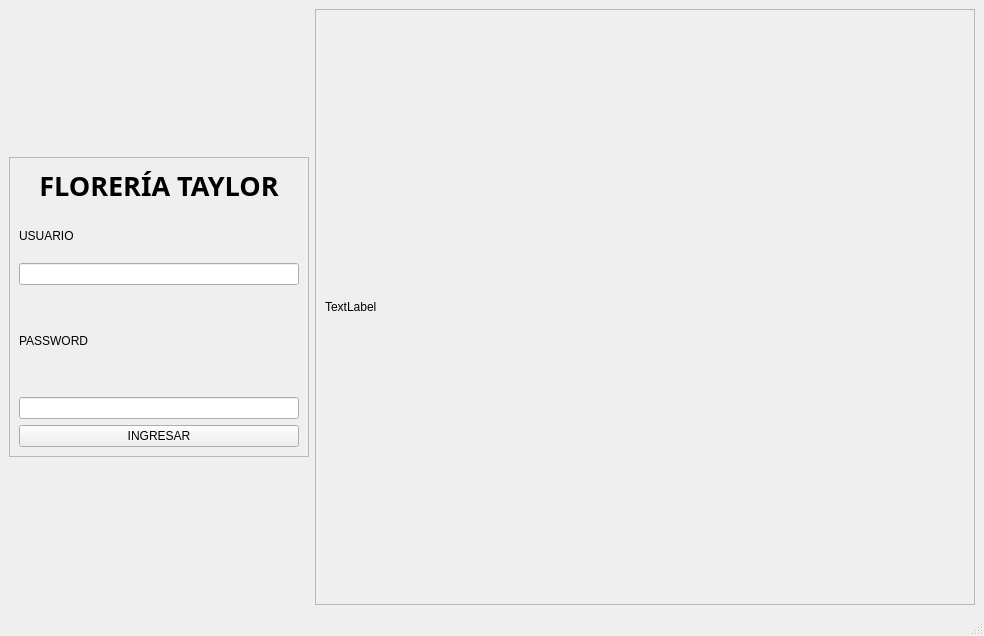
<?xml version="1.0" encoding="UTF-8"?>
<ui version="4.0">
 <class>MainWindow</class>
 <widget class="QMainWindow" name="MainWindow">
  <property name="geometry">
   <rect>
    <x>0</x>
    <y>0</y>
    <width>984</width>
    <height>636</height>
   </rect>
  </property>
  <property name="windowTitle">
   <string>MainWindow</string>
  </property>
  <widget class="QWidget" name="centralwidget">
   <layout class="QHBoxLayout" name="horizontalLayout_2">
    <item>
     <widget class="QFrame" name="frame">
      <property name="minimumSize">
       <size>
        <width>300</width>
        <height>300</height>
       </size>
      </property>
      <property name="maximumSize">
       <size>
        <width>300</width>
        <height>300</height>
       </size>
      </property>
      <property name="frameShape">
       <enum>QFrame::StyledPanel</enum>
      </property>
      <property name="frameShadow">
       <enum>QFrame::Raised</enum>
      </property>
      <layout class="QVBoxLayout" name="verticalLayout_5">
       <item>
        <layout class="QVBoxLayout" name="verticalLayout_4">
         <item>
          <widget class="QLabel" name="label">
           <property name="maximumSize">
            <size>
             <width>16777215</width>
             <height>100</height>
            </size>
           </property>
           <property name="font">
            <font>
             <family>Agency FB</family>
             <pointsize>20</pointsize>
             <weight>75</weight>
             <bold>true</bold>
            </font>
           </property>
           <property name="text">
            <string>FLORERÍA TAYLOR</string>
           </property>
           <property name="alignment">
            <set>Qt::AlignHCenter|Qt::AlignTop</set>
           </property>
          </widget>
         </item>
         <item>
          <widget class="QLabel" name="label_4">
           <property name="maximumSize">
            <size>
             <width>16777215</width>
             <height>100</height>
            </size>
           </property>
           <property name="text">
            <string>USUARIO</string>
           </property>
          </widget>
         </item>
         <item>
          <widget class="QLineEdit" name="txt_username"/>
         </item>
         <item>
          <widget class="QLabel" name="label_2">
           <property name="minimumSize">
            <size>
             <width>0</width>
             <height>100</height>
            </size>
           </property>
           <property name="maximumSize">
            <size>
             <width>16777215</width>
             <height>100</height>
            </size>
           </property>
           <property name="text">
            <string>PASSWORD</string>
           </property>
          </widget>
         </item>
         <item>
          <widget class="QLineEdit" name="txt_password">
           <property name="echoMode">
            <enum>QLineEdit::Password</enum>
           </property>
          </widget>
         </item>
         <item>
          <widget class="QPushButton" name="btn_login">
           <property name="text">
            <string>INGRESAR</string>
           </property>
          </widget>
         </item>
        </layout>
       </item>
      </layout>
     </widget>
    </item>
    <item>
     <widget class="QFrame" name="frame_2">
      <property name="frameShape">
       <enum>QFrame::StyledPanel</enum>
      </property>
      <property name="frameShadow">
       <enum>QFrame::Raised</enum>
      </property>
      <layout class="QVBoxLayout" name="verticalLayout_7">
       <item>
        <layout class="QVBoxLayout" name="verticalLayout_6">
         <item>
          <widget class="QLabel" name="label_3">
           <property name="styleSheet">
            <string notr="true">border-image:url(&quot;img/floreria.jpg&quot;);</string>
           </property>
           <property name="text">
            <string>TextLabel</string>
           </property>
          </widget>
         </item>
        </layout>
       </item>
      </layout>
     </widget>
    </item>
   </layout>
  </widget>
  <widget class="QMenuBar" name="menubar">
   <property name="geometry">
    <rect>
     <x>0</x>
     <y>0</y>
     <width>984</width>
     <height>26</height>
    </rect>
   </property>
  </widget>
  <widget class="QStatusBar" name="statusbar"/>
 </widget>
 <resources/>
 <connections/>
</ui>
